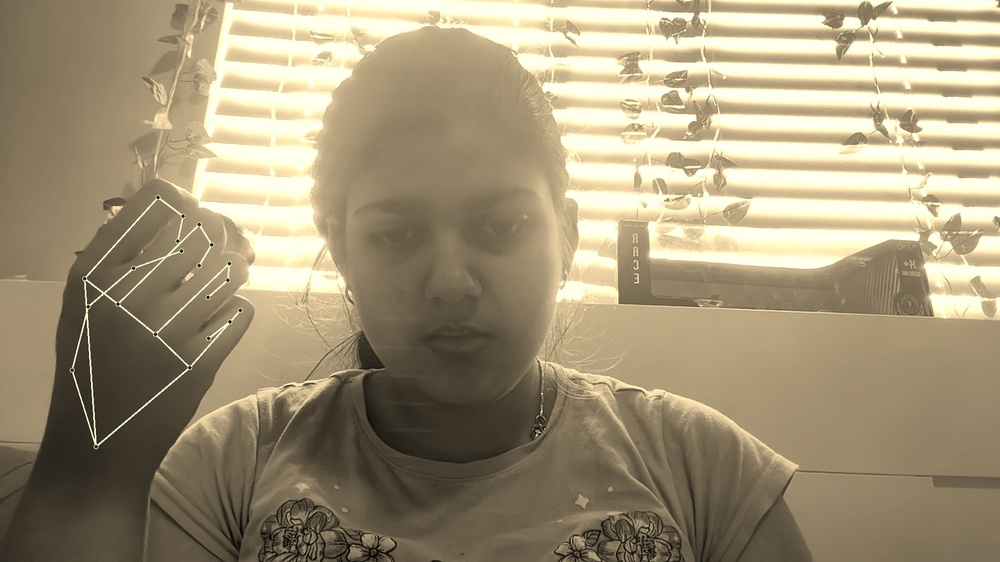
#> input picture picture_1786633632.jpg, 1000 x 562 px, shrunk from 1920 x 1080 before the run, given in place of the camera
$ python gesture_control.py
#> lines starting #> are read from the running program, lines starting #| are printed output that depends on the picture; after the words box and inside, x2 and y2 are one past the last pixel; in counts of white or black regions, pixels touching at a corner belong together
import cv2
import numpy as np

#Set up webcame capture
cap = cv2.VideoCapture(0)

if not cap.isOpened():
    print("Error: could not open the webcam")
    exit()

while True:
    # Capture the frame by frame
    ret, frame = cap.read()
#> frame is the input picture: shape (562, 1000, 3); mean B, G, R 120, 148.4, 161.4

    if not ret:
        print("Error: failed to capture the image")
        break

    #Convert to HSV for color filtering
    hsv = cv2.cvtColor(frame, cv2.COLOR_BGR2HSV)
#> hsv: shape (562, 1000, 3); mean H, S, V 21.2, 70.6, 161.5

    #Define the range for skin color in hsv
    lower_skin = np.array([0, 20, 70], dtype=np.uint8)
    upper_skin = np.array([20, 255, 255], dtype=np.uint8)

    #Create a mask to detect skin color
    mask = cv2.inRange(hsv, lower_skin, upper_skin)
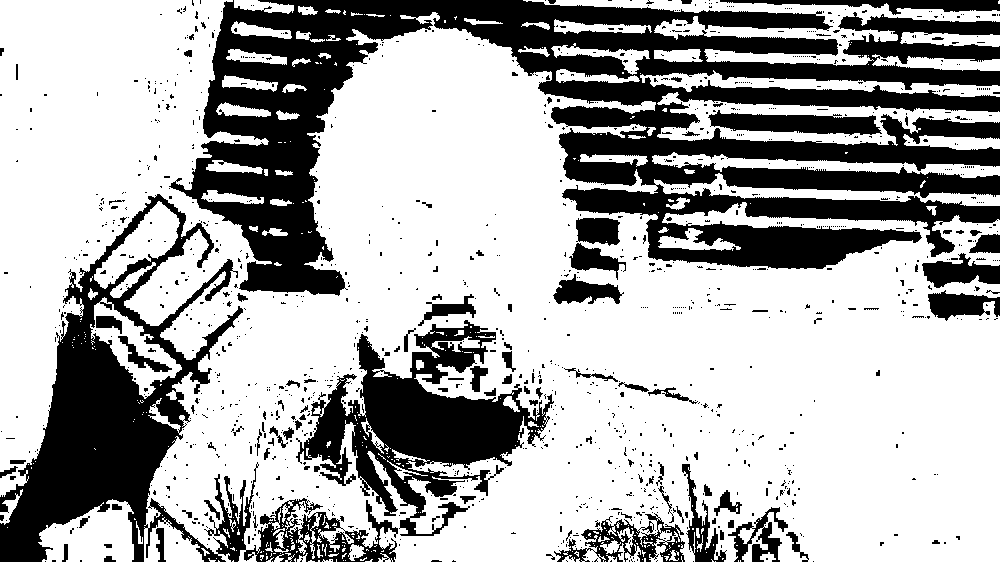
#> mask: shape (562, 1000); 67.2% white; 1267 black regions (1158 under 20 px)

    #Apply the mask to the frame
    result = cv2.bitwise_or(frame, frame, mask=mask)
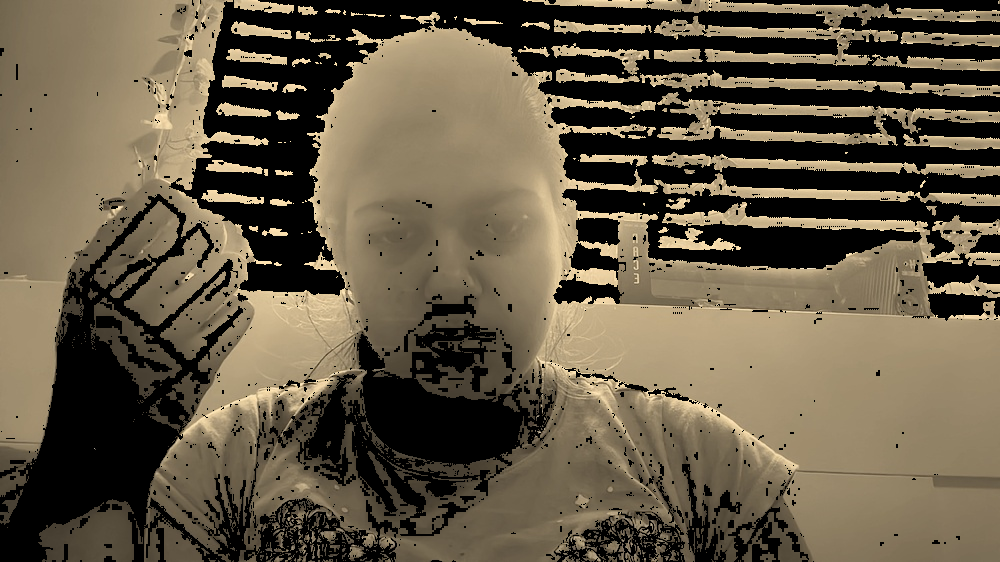
#> result: shape (562, 1000, 3); mean B, G, R 70.2, 90.1, 101.2

    #Find contours (hand shape) in the masked image
    contours, _ = cv2.findContours(mask, cv2.RETR_EXTERNAL, cv2.CHAIN_APPROX_SIMPLE)
#> contours = 305 contours, 240 with area under 20; largest, box (x1, y1, x2, y2) and area: (0, 0, 1000, 562) 357514, (657, 92, 1000, 146) 8670, (523, 0, 1000, 66) 7728, (38, 499, 134, 562) 3966, (90, 297, 182, 399) 3469

    #If contours are found, draw them
    if contours:
        max_contour = max(contours, key=cv2.contourArea) #Get the largest contour
#> max_contour = contour of 5962 points, box (x1, y1, x2, y2) (0, 0, 1000, 562), area 357514
        if cv2.contourArea(max_contour) > 500: #Ignore small contours
            #Draw the bounding vox around the detected hand
            x, y, w, h = cv2.boundingRect(max_contour)
#> x = 0; y = 0; w = 1000; h = 562
            cv2.rectangle(frame, (x,y), (x+w, y+h), (0, 255, 0), 2)
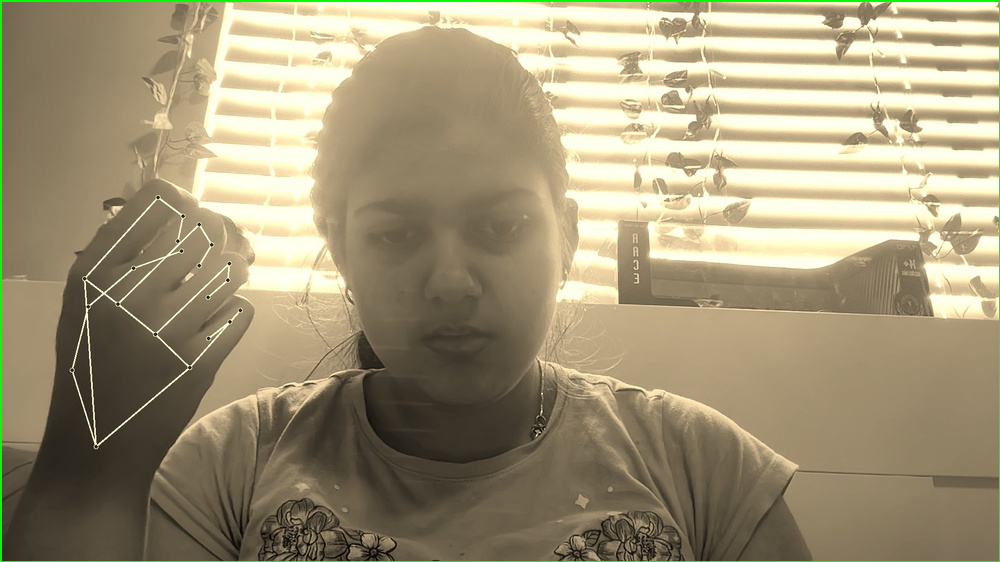
#> frame: shape (562, 1000, 3); 0.83% of pixels changed, all inside (x1, y1, x2, y2) = (0, 0, 1000, 562)

            #Get the center of the hand for further tracking or interaction
            center_x = int(x + w / 2)
#> center_x = 500
            center_y = int(y + h / 2)
#> center_y = 281
            cv2.circle(frame, (center_x, center_y), 5, (0, 0, 255), -1) #Red dor at the center
#> frame: shape (562, 1000, 3); 0.01% of pixels changed, all inside (x1, y1, x2, y2) = (495, 276, 506, 287)

    #Display the original and result frames
    cv2.imshow('Original Frame', frame)
    cv2.imshow('Filtered frame', result)

    #Break the loop when 'q' is pressed
    if cv2.waitKey(1) & 0xFF == ord('q'):
#> (key q is pressed here)
        break

cap.release()
cv2.destroyAllWindows()

$ run again, on picture_1786633680.jpg
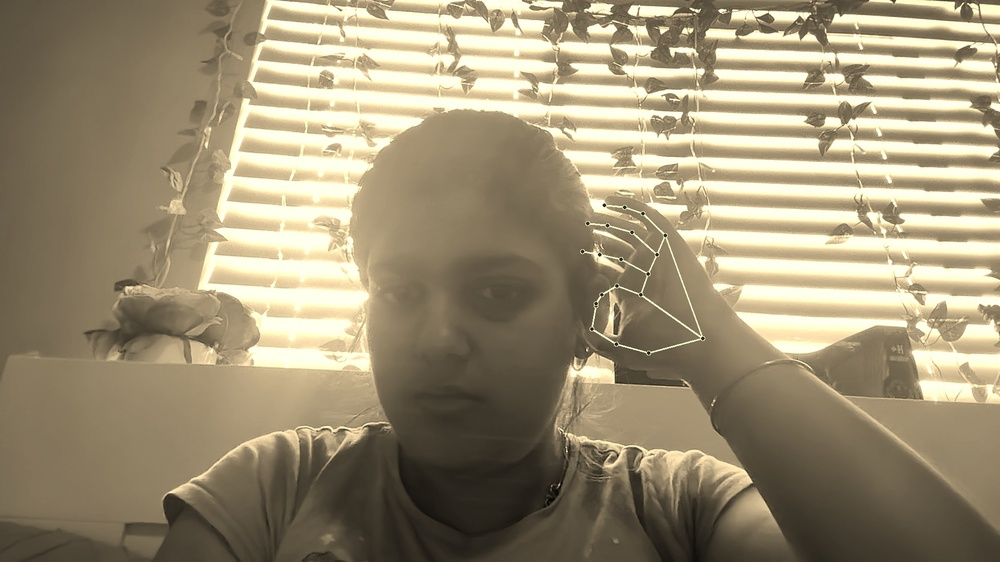
#> input picture picture_1786633680.jpg, 1000 x 562 px, shrunk from 1920 x 1080 before the run, given in place of the camera
#> frame is the input picture: shape (562, 1000, 3); mean B, G, R 116.3, 143.5, 155.8
#> hsv: shape (562, 1000, 3); mean H, S, V 21.2, 70.2, 155.9
#> `mask = cv2.inRange(hsv, lower_skin, upper_skin)`:
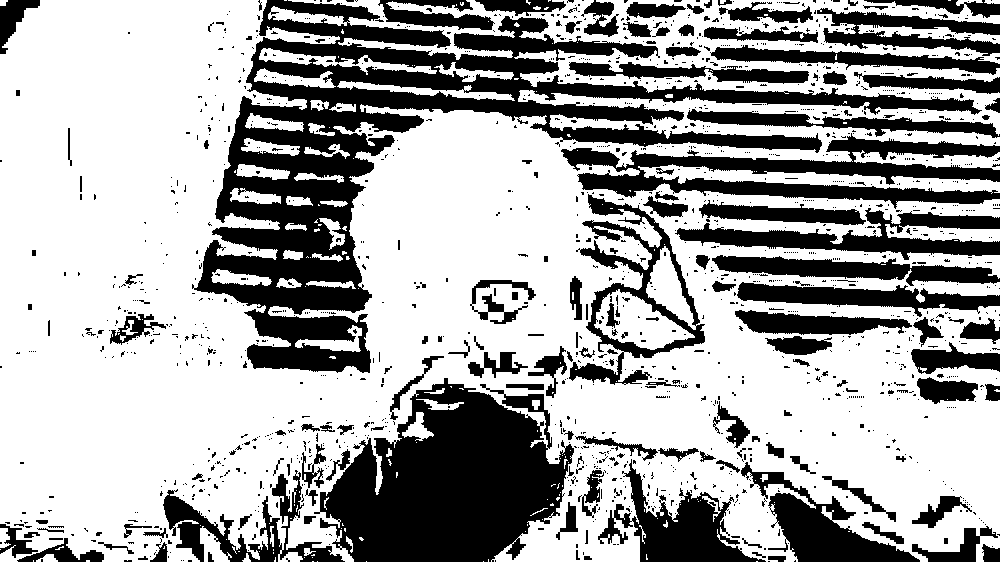
#> mask: shape (562, 1000); 65.4% white; 1546 black regions (1377 under 20 px)
#> contours = 171 contours, 128 with area under 20; largest, box (x1, y1, x2, y2) and area: (0, 0, 1000, 562) 377712, (638, 164, 1000, 194) 3630, (852, 150, 1000, 170) 1362, (885, 224, 1000, 242) 1222, (259, 48, 437, 75) 1188
#> max_contour = contour of 8230 points, box (x1, y1, x2, y2) (0, 0, 1000, 562), area 377712
#> x = 0; w = 1000; h = 562
#> `cv2.rectangle(frame, (x,y), (x+w, y+h), (0, 255, 0), 2)`:
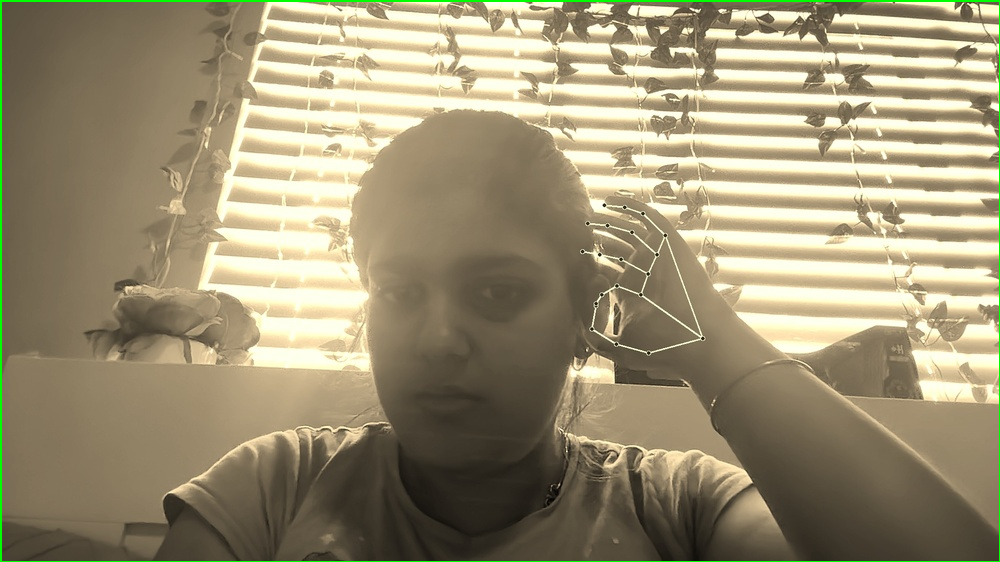
#> frame: shape (562, 1000, 3); 0.83% of pixels changed, all inside (x1, y1, x2, y2) = (0, 0, 1000, 562)
#> center_x = 500
#> center_y = 281

$ run again, on picture_1786636908.jpg
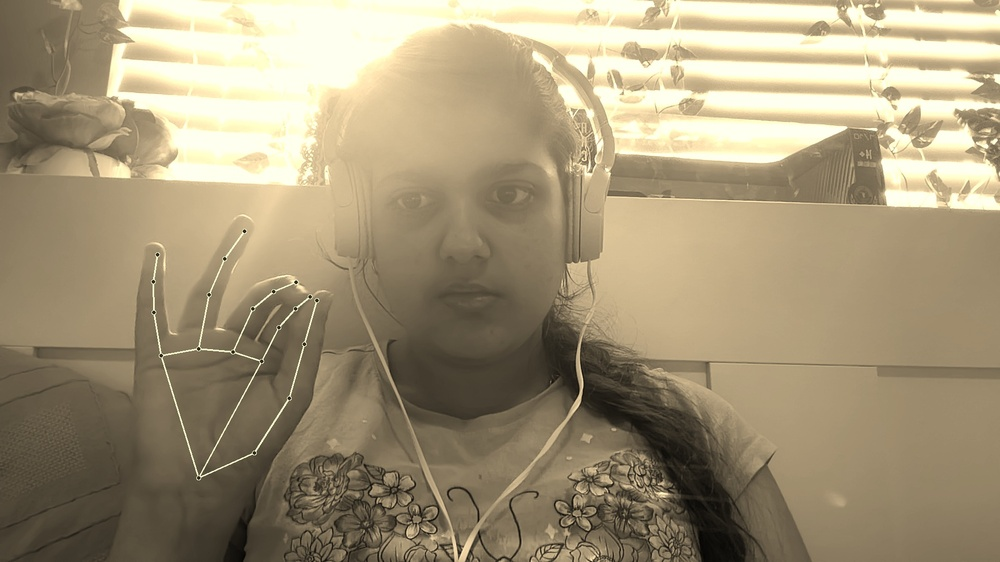
#> input picture picture_1786636908.jpg, 1000 x 562 px, shrunk from 1920 x 1080 before the run, given in place of the camera
#> frame is the input picture: shape (562, 1000, 3); mean B, G, R 119.5, 148.3, 162
#> hsv: shape (562, 1000, 3); mean H, S, V 21, 71.6, 162.1
#> `mask = cv2.inRange(hsv, lower_skin, upper_skin)`:
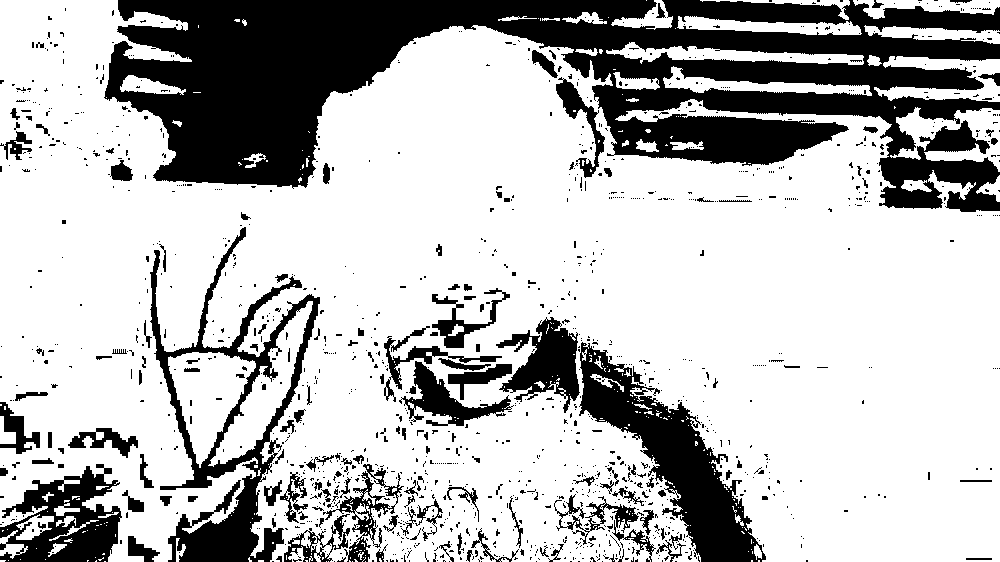
#> mask: shape (562, 1000); 72.7% white; 1336 black regions (1188 under 20 px)
#> contours = 230 contours, 188 with area under 20; largest, box (x1, y1, x2, y2) and area: (0, 0, 1000, 562) 399080, (168, 352, 256, 468) 5313, (208, 301, 313, 467) 4414, (890, 107, 1000, 172) 2929, (874, 56, 1000, 102) 2494
#> max_contour = contour of 4047 points, box (x1, y1, x2, y2) (0, 0, 1000, 562), area 399080
#> x = 0; w = 1000; h = 562
#> `cv2.rectangle(frame, (x,y), (x+w, y+h), (0, 255, 0), 2)`:
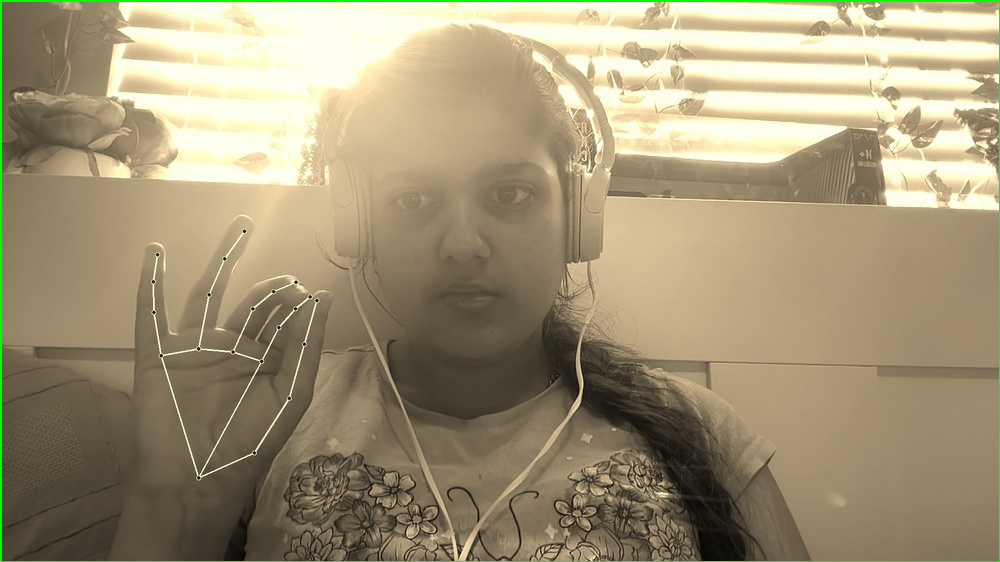
#> frame: shape (562, 1000, 3); 0.83% of pixels changed, all inside (x1, y1, x2, y2) = (0, 0, 1000, 562)
#> center_x = 500
#> center_y = 281
